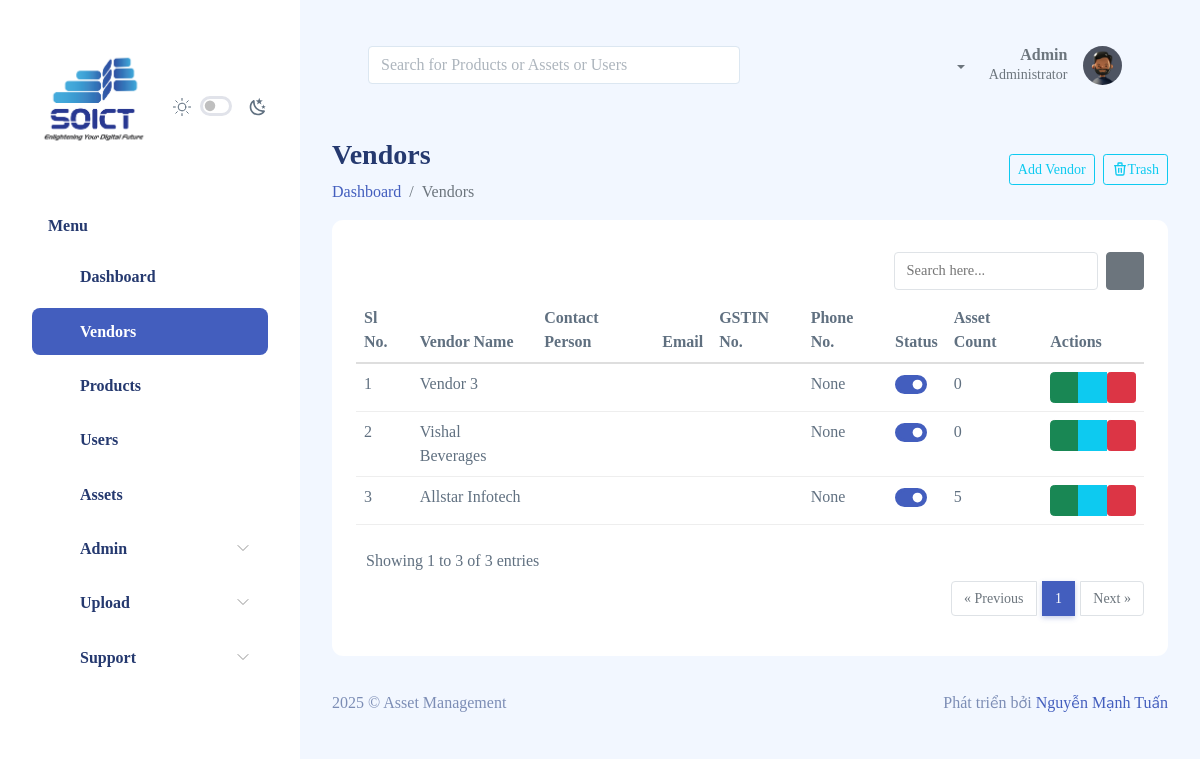
The page /vendors/list (signed in) on the database as committed earlier.
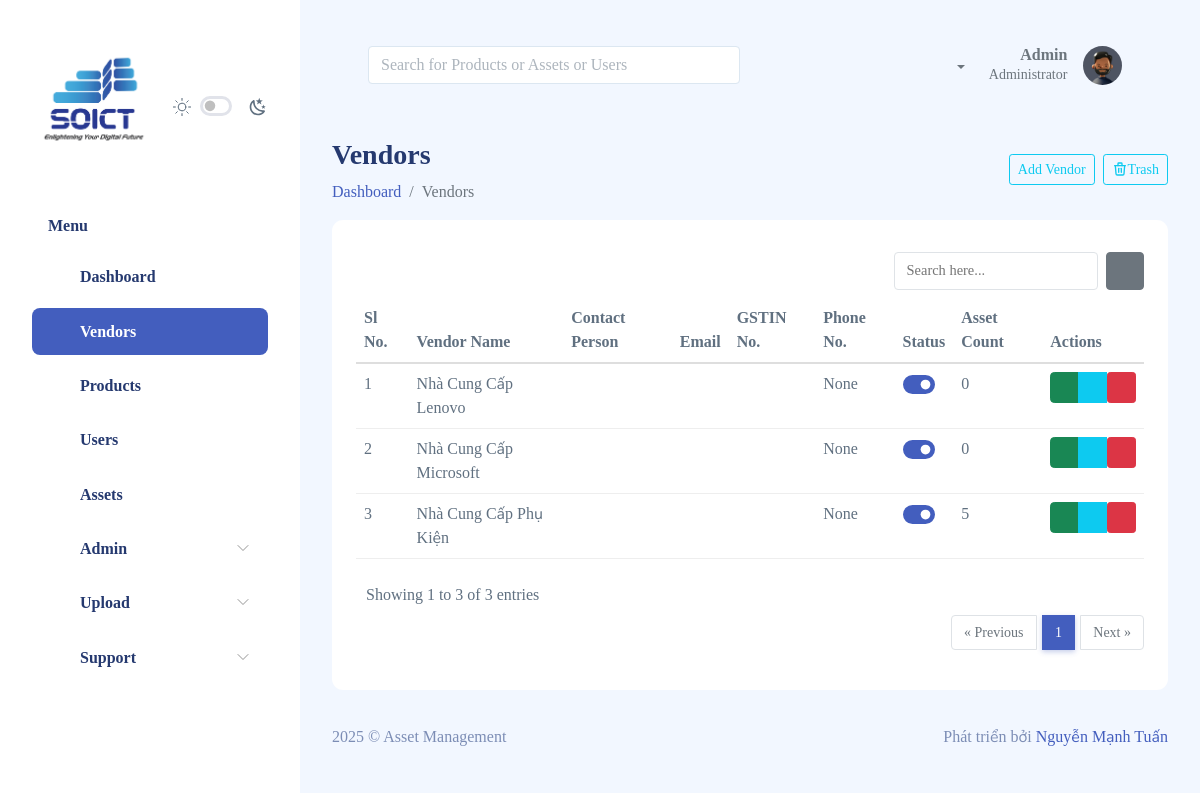
The same page on the database as committed later.
### vendors/models.py (models this page shows, shortened)
class Vendor(TimeStampModel, SoftDeleteModel):
    id = models.UUIDField(primary_key=True, default=uuid.uuid4, editable=False)
    name = models.CharField(max_length=255, blank=True, null=True)
    email = models.CharField(max_length=255, blank=True, null=True)
    phone = models.CharField(max_length=45, blank=True, null=True)
    contact_person = models.CharField(max_length=255, blank=True, null=True)
    designation = models.CharField(max_length=255, blank=True, null=True)
    gstin_number = models.CharField(max_length=45, blank=True, null=True)
    description = models.TextField(blank=True, null=True)
    address = models.ForeignKey(
        Address, on_delete=models.CASCADE, blank=True, null=True)
    organization = models.ForeignKey(
        Organization, models.DO_NOTHING, blank=True, null=True)
    history = HistoricalRecords()

### vendors/views.py (the view)
# urls.py: path('vendors', vendor_list, name='vendor_list'),
@login_required
@user_passes_test(manage_access)
def vendor_list(request):
    vendors_list = Vendor.undeleted_objects.filter(Q(organization=None) | Q(
        organization=request.user.organization)).order_by('-created_at')
    deleted_vendor_count=Vendor.deleted_objects.count()
    paginator = Paginator(vendors_list, PAGE_SIZE, orphans=ORPHANS)
    count_array=[]
    for it in vendors_list:
        get_count=get_count_of_assets(request, it.id)
        count_array.append(get_count)
    page_number = request.GET.get('page')
    page_object = paginator.get_page(page_number)
    context = {'sidebar': 'vendors','count_array': count_array,
               'page_object': page_object, 'deleted_vendor_count':deleted_vendor_count,'title': 'Vendors'}
    return render(request, 'vendors/list.html', context=context)

### assets/templatetags/custom_filters.py (called while the page is built)
@register.filter
def get_at_index(list_obj, index):
        try:
            return list_obj[index]
        except (IndexError, TypeError):
            return None

### dashboard/models.py (called while the page is built)
    def get_queryset(self):
        return super().get_queryset().filter(is_deleted=True)

    def get_queryset(self):
        return super().get_queryset().filter(is_deleted=False)

### vendors/utils.py (called while the page is built)
def get_count_of_assets(request,vendor_id):
    get_count=Asset.objects.filter(organization=request.user.organization,vendor=vendor_id, is_deleted=False).count()
    return get_count

### vendors/views.py (called while the page is built)
def manage_access(user):
    permissions_list = [
        'authentication.edit_vendor',
        'authentication.add_vendor',
        'authentication.view_vendor',
        'authentication.delete_vendor',
    ]
    for permission in permissions_list:
        if user.has_perm(permission):
            return True
    return False

### templates/vendors/list.html (shortened to what the changed rows need)
{% extends 'layouts/main-layout.html' %}
{% load custom_filters %}
{% block content %}
<div class="page-heading">
    <section class="section">
        <div class="card">
            <div class="card-body">
                <div class="table-responsive">
                    <table class="table table-hover" id="table1">
                        <thead>
                            <tr>
                                <th>Sl No.</th>
                                <th>Vendor Name</th>
                                <th>Contact Person</th>
                                <th>Email</th>
                                <th>GSTIN No.</th>
                                <th>Phone No.</th>
                                <th>Status</th>
                                <th>Asset Count</th>
                                {% if perms.authentication.edit_vendor or perms.authentication.view_vendor or perms.authentication.delete_vendor %}
                                    <th>Actions</th>
                                {% endif %}
                            </tr>
                        </thead>
                            {% if page_object %}
                        <tbody id="search_result">
                        {% for vendors in page_object %}
                            <tr>
                                <td>{{forloop.counter}}</td>
                                <td>{{vendors.name}}</td>
                                <td>{{vendors.contact_person}}</td>
                                <td>{{vendors.email}}</td>
                                <td>{{vendors.gstin_number}}</td>
                                <td>{{vendors.phone}}</td>
                                <td>
                                    {% if request.user.is_superuser %}
                                            <div class="form-check form-switch">
                                                <input
                                                    class="form-check-input"
                                                    hx-post="{% url 'vendors:status' vendors.id %}"
                                                    hx-headers='{"X-CSRFToken":"{{ csrf_token }}"}'
                                                    type="checkbox" {% if vendors.status %} checked {% endif %}
                                                    style="cursor: pointer;"
                                                >
                                            </div>
                                    {% else %}
                                        {% if vendors.status %} Active {% else %} Inactive {% endif %}
                                    {% endif %}
                                </td>
                                <td>{{ count_array|get_at_index:forloop.counter0 }}</td>
                                <td>
                                    <div class="btn-group btn-group-sm" role="group" aria-label="Basic example">
                                        {% if perms.authentication.view_vendor %}
                                            <a href="{% url 'vendors:details' vendors.id %}" class="btn btn-success"><i class="bi bi-eye-fill"></i></a>
                                        {% endif %}
                                        {% if perms.authentication.edit_vendor %}
                                            <a href="{% url 'vendors:update_vendor' vendors.id %}" class="btn btn-info"><i class="bi bi-pencil-square"></i></a>
                                        {% endif %}
                                        {% if perms.authentication.delete_vendor %}
                                            <form action="{% url 'vendors:delete_vendor' vendors.id %}" method="post" onsubmit="return confirm('Are you sure you want to delete this?')">
                                                <button type="submit" value="Delete" class="btn btn-sm btn-danger"><i class="bi bi-trash3-fill"></i></button>
                                            </form>
                                        {% endif %}
                                    </div>
                                </td>
                            </tr>
                        {% endfor %}
                        </tbody>
                        {% else %}
                        <div class="alert alert-info" role="alert">
                            No record available!
                        </div>
                        {% endif %}
                    </table>
                </div>
            </div>
        </div>
    </section>
</div>
{% endblock content%}

Rows that differ between the two databases and show on the page:
changed Vendor: name "Vendor 3" → "Nhà Cung Cấp Lenovo"
changed Vendor: name "Vishal Beverages" → "Nhà Cung Cấp Microsoft"
changed Vendor: name "Allstar Infotech" → "Nhà Cung Cấp Phụ Kiện"
